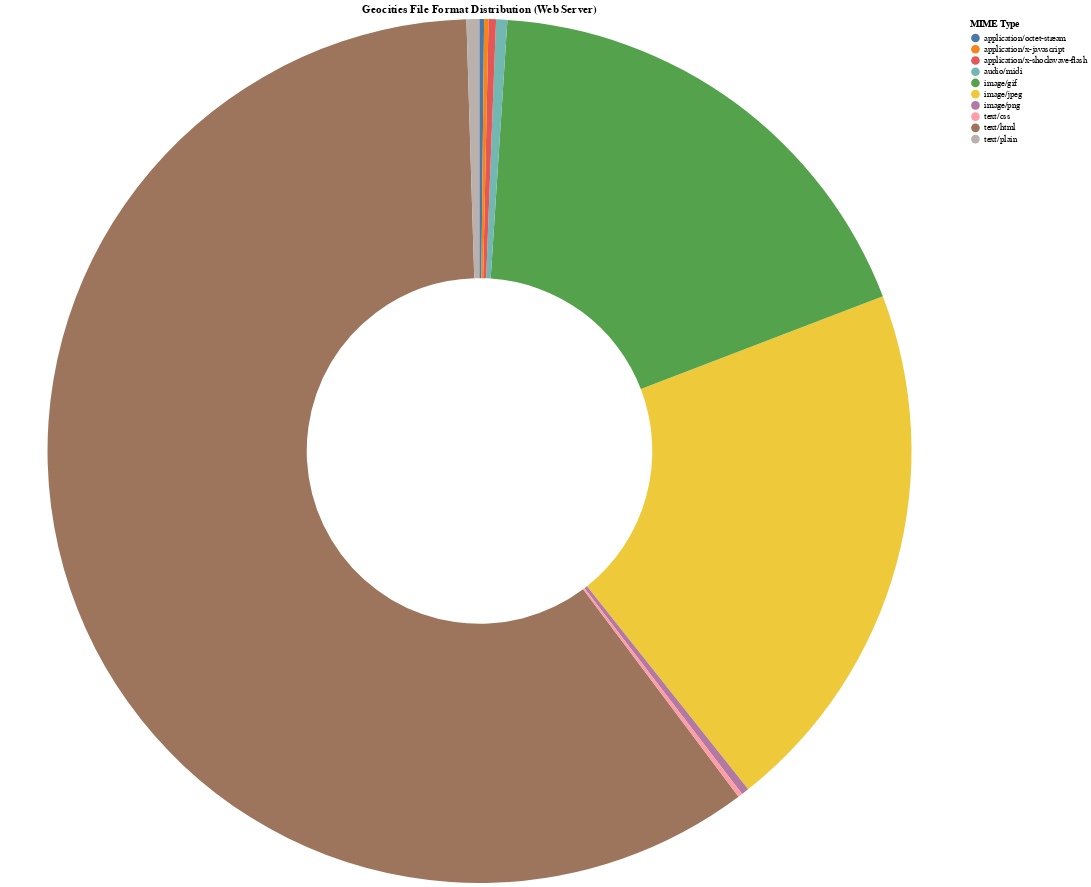

Source (notebook cell):
### Code cell
ws_base = (
    alt.Chart(ws.head(10))
    .mark_arc(innerRadius=200)
    .encode(
        theta=alt.Theta(field="Count", type="quantitative", stack=True),
        color=alt.Color(field="MIME Type", type="nominal"),
    )
  )

ws_base.properties(
    width=1100, height=1000, title="Geocities File Format Distribution (Web Server)"
)

### Figure 1 — Vega-Lite specification as saved in the notebook (floating-point values rounded to 4 significant figures)
{"config": {"view": {"continuousWidth": 400, "continuousHeight": 300}}, "data": {"name": "data-0a6b5306e09be641fd73b5f2b9587514"}, "mark": {"type": "arc", "innerRadius": 200}, "encoding": {"color": {"field": "MIME Type", "type": "nominal"}, "theta": {"field": "Count", "stack": true, "type": "quantitative"}}, "height": 1000, "title": "Geocities File Format Distribution (Web Server)", "width": 1100, "$schema": "https://vega.github.io/schema/vega-lite/v4.17.0.json", "datasets": {"data-0a6b5306e09be641fd73b5f2b9587514": [{"MIME Type": "text/html", "Count": 188075051}, {"MIME Type": "image/jpeg", "Count": 63428977}, {"MIME Type": "image/gif", "Count": 57098906}, {"MIME Type": "text/plain", "Count": 1524079}, {"MIME Type": "audio/midi", "Count": 1316090}, {"MIME Type": "image/png", "Count": 891730}, {"MIME Type": "application/x-shockwave-flash", "Count": 873488}, {"MIME Type": "application/octet-stream", "Count": 534902}, {"MIME Type": "text/css", "Count": 527286}, {"MIME Type": "application/x-javascript", "Count": 515394}]}}
